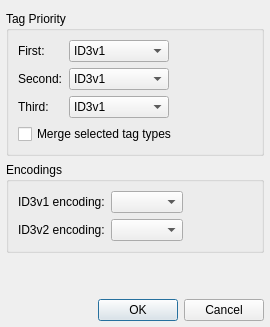
<?xml version="1.0" encoding="UTF-8"?>
<ui version="4.0">
 <class>SettingsDialog</class>
 <widget class="QDialog" name="SettingsDialog">
  <property name="geometry">
   <rect>
    <x>0</x>
    <y>0</y>
    <width>270</width>
    <height>327</height>
   </rect>
  </property>
  <property name="minimumSize">
   <size>
    <width>270</width>
    <height>327</height>
   </size>
  </property>
  <property name="maximumSize">
   <size>
    <width>270</width>
    <height>327</height>
   </size>
  </property>
  <property name="windowTitle">
   <string>MPEG Plugin Settings</string>
  </property>
  <layout class="QVBoxLayout" name="verticalLayout">
   <property name="leftMargin">
    <number>6</number>
   </property>
   <property name="rightMargin">
    <number>6</number>
   </property>
   <property name="bottomMargin">
    <number>6</number>
   </property>
   <item>
    <widget class="QGroupBox" name="groupBox_2">
     <property name="sizePolicy">
      <sizepolicy hsizetype="Preferred" vsizetype="Preferred">
       <horstretch>0</horstretch>
       <verstretch>0</verstretch>
      </sizepolicy>
     </property>
     <property name="title">
      <string>Tag Priority</string>
     </property>
     <layout class="QGridLayout" name="gridLayout_2">
      <item row="0" column="0">
       <widget class="QLabel" name="label_15_2">
        <property name="sizePolicy">
         <sizepolicy hsizetype="Preferred" vsizetype="Preferred">
          <horstretch>0</horstretch>
          <verstretch>0</verstretch>
         </sizepolicy>
        </property>
        <property name="text">
         <string>First:</string>
        </property>
        <property name="alignment">
         <set>Qt::AlignLeading|Qt::AlignLeft|Qt::AlignVCenter</set>
        </property>
       </widget>
      </item>
      <item row="0" column="1" colspan="2">
       <widget class="QComboBox" name="firstTagComboBox">
        <property name="sizePolicy">
         <sizepolicy hsizetype="Expanding" vsizetype="Fixed">
          <horstretch>0</horstretch>
          <verstretch>0</verstretch>
         </sizepolicy>
        </property>
        <property name="minimumSize">
         <size>
          <width>100</width>
          <height>0</height>
         </size>
        </property>
        <property name="currentIndex">
         <number>0</number>
        </property>
        <item>
         <property name="text">
          <string>ID3v1</string>
         </property>
        </item>
        <item>
         <property name="text">
          <string>ID3v2</string>
         </property>
        </item>
        <item>
         <property name="text">
          <string>APE</string>
         </property>
        </item>
        <item>
         <property name="text">
          <string>Disabled</string>
         </property>
        </item>
       </widget>
      </item>
      <item row="1" column="0">
       <widget class="QLabel" name="label_15_3">
        <property name="sizePolicy">
         <sizepolicy hsizetype="Maximum" vsizetype="Preferred">
          <horstretch>0</horstretch>
          <verstretch>0</verstretch>
         </sizepolicy>
        </property>
        <property name="text">
         <string>Second:</string>
        </property>
        <property name="alignment">
         <set>Qt::AlignLeading|Qt::AlignLeft|Qt::AlignVCenter</set>
        </property>
       </widget>
      </item>
      <item row="1" column="1" colspan="2">
       <widget class="QComboBox" name="secondTagComboBox">
        <property name="sizePolicy">
         <sizepolicy hsizetype="Expanding" vsizetype="Fixed">
          <horstretch>0</horstretch>
          <verstretch>0</verstretch>
         </sizepolicy>
        </property>
        <property name="minimumSize">
         <size>
          <width>100</width>
          <height>0</height>
         </size>
        </property>
        <property name="currentIndex">
         <number>0</number>
        </property>
        <item>
         <property name="text">
          <string>ID3v1</string>
         </property>
        </item>
        <item>
         <property name="text">
          <string>ID3v2</string>
         </property>
        </item>
        <item>
         <property name="text">
          <string>APE</string>
         </property>
        </item>
        <item>
         <property name="text">
          <string>Disabled</string>
         </property>
        </item>
       </widget>
      </item>
      <item row="2" column="0">
       <widget class="QLabel" name="label_15_4">
        <property name="sizePolicy">
         <sizepolicy hsizetype="Preferred" vsizetype="Preferred">
          <horstretch>0</horstretch>
          <verstretch>0</verstretch>
         </sizepolicy>
        </property>
        <property name="text">
         <string>Third:</string>
        </property>
        <property name="alignment">
         <set>Qt::AlignLeading|Qt::AlignLeft|Qt::AlignVCenter</set>
        </property>
       </widget>
      </item>
      <item row="2" column="1" colspan="2">
       <widget class="QComboBox" name="thirdTagComboBox">
        <property name="sizePolicy">
         <sizepolicy hsizetype="Expanding" vsizetype="Fixed">
          <horstretch>0</horstretch>
          <verstretch>0</verstretch>
         </sizepolicy>
        </property>
        <property name="minimumSize">
         <size>
          <width>100</width>
          <height>0</height>
         </size>
        </property>
        <property name="currentIndex">
         <number>0</number>
        </property>
        <item>
         <property name="text">
          <string>ID3v1</string>
         </property>
        </item>
        <item>
         <property name="text">
          <string>ID3v2</string>
         </property>
        </item>
        <item>
         <property name="text">
          <string>APE</string>
         </property>
        </item>
        <item>
         <property name="text">
          <string>Disabled</string>
         </property>
        </item>
       </widget>
      </item>
      <item row="0" column="3" rowspan="3">
       <spacer name="horizontalSpacer">
        <property name="orientation">
         <enum>Qt::Horizontal</enum>
        </property>
        <property name="sizeHint" stdset="0">
         <size>
          <width>40</width>
          <height>20</height>
         </size>
        </property>
       </spacer>
      </item>
      <item row="3" column="0" colspan="4">
       <widget class="QCheckBox" name="mergeTagsCheckBox">
        <property name="focusPolicy">
         <enum>Qt::NoFocus</enum>
        </property>
        <property name="text">
         <string>Merge selected tag types</string>
        </property>
        <property name="checked">
         <bool>false</bool>
        </property>
       </widget>
      </item>
     </layout>
    </widget>
   </item>
   <item>
    <widget class="QGroupBox" name="groupBox">
     <property name="sizePolicy">
      <sizepolicy hsizetype="Preferred" vsizetype="Preferred">
       <horstretch>0</horstretch>
       <verstretch>0</verstretch>
      </sizepolicy>
     </property>
     <property name="title">
      <string>Encodings</string>
     </property>
     <layout class="QGridLayout" name="gridLayout_3">
      <item row="0" column="0">
       <widget class="QLabel" name="label_17_2_2">
        <property name="sizePolicy">
         <sizepolicy hsizetype="Maximum" vsizetype="Preferred">
          <horstretch>0</horstretch>
          <verstretch>0</verstretch>
         </sizepolicy>
        </property>
        <property name="text">
         <string>ID3v1 encoding:</string>
        </property>
        <property name="alignment">
         <set>Qt::AlignLeading|Qt::AlignLeft|Qt::AlignVCenter</set>
        </property>
       </widget>
      </item>
      <item row="0" column="1">
       <widget class="QComboBox" name="id3v1EncComboBox">
        <property name="sizePolicy">
         <sizepolicy hsizetype="Expanding" vsizetype="Fixed">
          <horstretch>0</horstretch>
          <verstretch>0</verstretch>
         </sizepolicy>
        </property>
       </widget>
      </item>
      <item row="1" column="0">
       <widget class="QLabel" name="label_18_2_2">
        <property name="sizePolicy">
         <sizepolicy hsizetype="Maximum" vsizetype="Preferred">
          <horstretch>0</horstretch>
          <verstretch>0</verstretch>
         </sizepolicy>
        </property>
        <property name="text">
         <string>ID3v2 encoding:</string>
        </property>
        <property name="alignment">
         <set>Qt::AlignLeading|Qt::AlignLeft|Qt::AlignVCenter</set>
        </property>
       </widget>
      </item>
      <item row="1" column="1">
       <widget class="QComboBox" name="id3v2EncComboBox">
        <property name="sizePolicy">
         <sizepolicy hsizetype="Expanding" vsizetype="Fixed">
          <horstretch>0</horstretch>
          <verstretch>0</verstretch>
         </sizepolicy>
        </property>
       </widget>
      </item>
      <item row="0" column="2" rowspan="2">
       <spacer name="horizontalSpacer_2">
        <property name="orientation">
         <enum>Qt::Horizontal</enum>
        </property>
        <property name="sizeHint" stdset="0">
         <size>
          <width>40</width>
          <height>20</height>
         </size>
        </property>
       </spacer>
      </item>
     </layout>
    </widget>
   </item>
   <item>
    <spacer name="verticalSpacer">
     <property name="orientation">
      <enum>Qt::Vertical</enum>
     </property>
     <property name="sizeHint" stdset="0">
      <size>
       <width>20</width>
       <height>40</height>
      </size>
     </property>
    </spacer>
   </item>
   <item>
    <widget class="QDialogButtonBox" name="buttonBox">
     <property name="sizePolicy">
      <sizepolicy hsizetype="Preferred" vsizetype="Fixed">
       <horstretch>0</horstretch>
       <verstretch>0</verstretch>
      </sizepolicy>
     </property>
     <property name="standardButtons">
      <set>QDialogButtonBox::Cancel|QDialogButtonBox::Ok</set>
     </property>
    </widget>
   </item>
  </layout>
 </widget>
 <resources/>
 <connections>
  <connection>
   <sender>buttonBox</sender>
   <signal>rejected()</signal>
   <receiver>SettingsDialog</receiver>
   <slot>reject()</slot>
   <hints>
    <hint type="sourcelabel">
     <x>174</x>
     <y>413</y>
    </hint>
    <hint type="destinationlabel">
     <x>70</x>
     <y>244</y>
    </hint>
   </hints>
  </connection>
  <connection>
   <sender>buttonBox</sender>
   <signal>accepted()</signal>
   <receiver>SettingsDialog</receiver>
   <slot>accept()</slot>
   <hints>
    <hint type="sourcelabel">
     <x>263</x>
     <y>413</y>
    </hint>
    <hint type="destinationlabel">
     <x>302</x>
     <y>319</y>
    </hint>
   </hints>
  </connection>
 </connections>
</ui>
